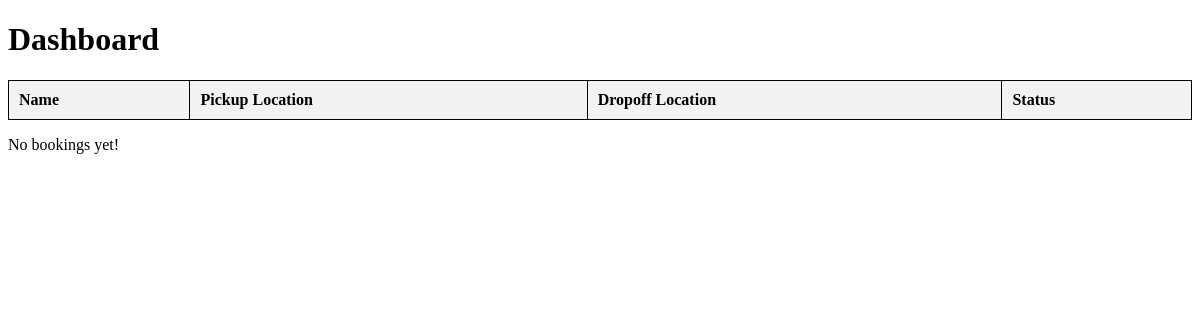
The app's page /testdashboard/, older data.
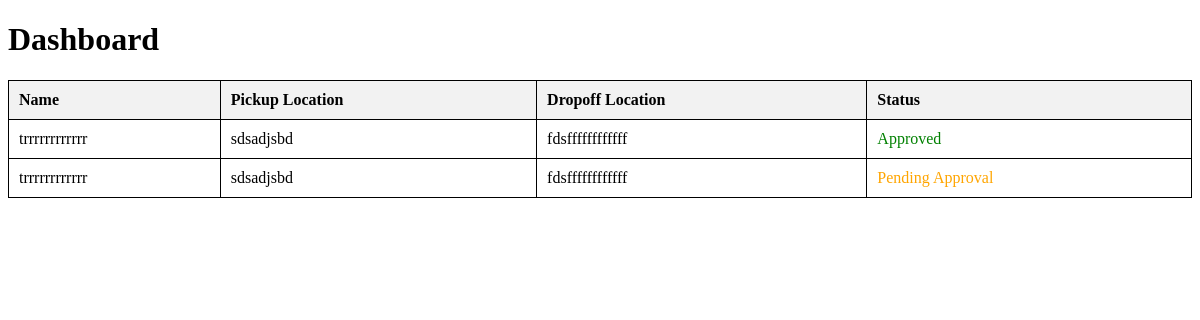
The same page, newer data.
### main/models.py (models this page shows, shortened)
class Booking(models.Model):
    STATUS_CHOICES = [
        ('pending', 'Pending'),
        ('approved', 'Approved'),
        ('rejected', 'Rejected'),
    ]
    name = models.CharField(max_length=100)
    age = models.IntegerField()
    phone_number = models.CharField(max_length=15)
    pickup_location = models.CharField(max_length=255)
    dropoff_location = models.CharField(max_length=255)
    status = models.CharField(max_length=20, choices=STATUS_CHOICES, default='pending')

### main/views.py (the view)
def testdashboard(request):
    user_bookings = Booking.objects.all()  # Filter based on user if you have user accounts
    return render(request, 'testdashboard.html', {'bookings': user_bookings})

### main/templates/testdashboard.html (shortened to what this page needs)
<!DOCTYPE html>
<html lang="en">
<head>
  <link rel="stylesheet" href="https://cdnjs.cloudflare.com/ajax/libs/font-awesome/6.0.0/css/all.min.css">
</head>
<body>
  <h1>Dashboard</h1>
  <table>
    <thead>
      <tr>
        <th>Name</th>
        <th>Pickup Location</th>
        <th>Dropoff Location</th>
        <th>Status</th>
      </tr>
    </thead>
    <tbody>
      {% for booking in bookings %}
        <tr>
          <td>{{ booking.name }}</td>
          <td>{{ booking.pickup_location }}</td>
          <td>{{ booking.dropoff_location }}</td>
          <td class="{% if booking.status == 'approved' %}approved{% else %}pending{% endif %}">
            {% if booking.status == 'approved' %}
                Approved
            {% else %}
                Pending Approval
            {% endif %}
        </td>
        </tr>
      {% endfor %}
    </tbody>
  </table>
  {% if not bookings %}
    <p>No bookings yet!</p>
  {% endif %}
</body>
</html>

Row changes from the older to the newer data that the page shows:
added Booking: name "trrrrrrrrrrrr", pickup_location "sdsadjsbd", dropoff_location "fdsffffffffffff", status "Approved"
added Booking: name "trrrrrrrrrrrr", pickup_location "sdsadjsbd", dropoff_location "fdsffffffffffff", status "Pending Approval"
Text that changed along with them:
text no longer shown: "No bookings yet!"
